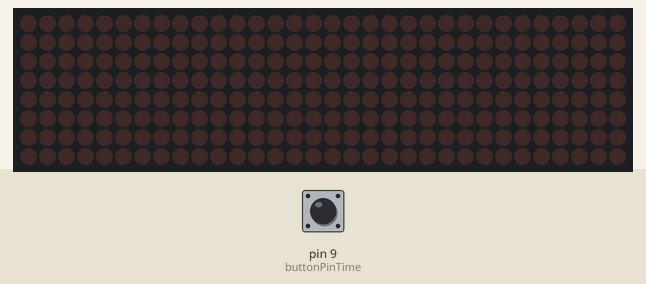
Simulated run of this sketch. Board: Arduino Uno, built with avr-gcc and run on an emulated ATmega328P. Parts: 32×8 LED matrix. The test bench sets the inputs (shaded band); at power-on: pin 9 (buttonPinTime) HIGH.

Above: at 1.2 s.
1.3 s: pin 9 (buttonPinTime) pulled LOW for 0.15 s
At 2.0 s:
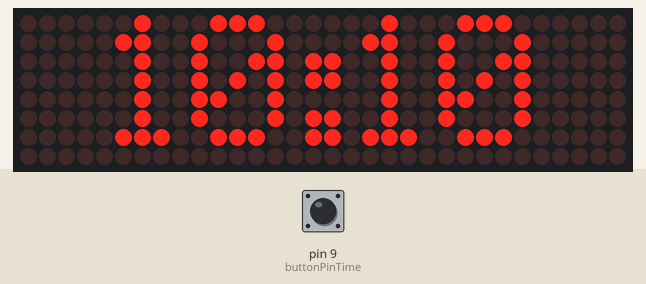
4.4 s: pin 9 (buttonPinTime) pulled LOW for 1 s
6.9 s: pin 9 (buttonPinTime) pulled LOW for 0.15 s
At 7.5 s:
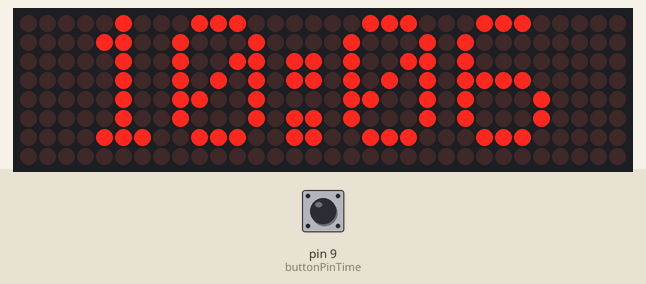
10.0 s: pin 9 (buttonPinTime) pulled LOW for 3.2 s
14.7 s: pin 9 (buttonPinTime) pulled LOW for 0.15 s
At 16.5 s:
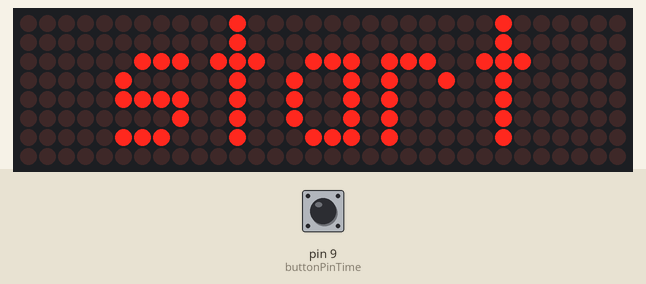
Timing chart, 0 to 18.0 s (numbered marks = the images above; inputs shaded):
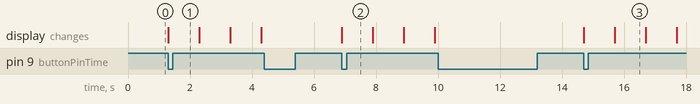

The sketch:

Test.ino
```cpp
#include <MD_Parola.h>
#include <MD_MAX72xx.h>
#include <SPI.h>
#include <Button.h>

#define HARDWARE_TYPE MD_MAX72XX::FC16_HW
#define MAX_DEVICES 4
#define CS_PIN 12

MD_Parola myDisplay = MD_Parola(HARDWARE_TYPE, CS_PIN, MAX_DEVICES);

unsigned long previousMillis = 0;
const long interval = 1000;  // Uppdateringsintervall (1 sekund)
int timeLeft = 610;          // Starta nedräkningen från 600 sekunder (10 minuter)

const int buttonPinTime = 9;

bool buttonpressed = false;

Button buttontime(buttonPinTime);

void setup() {
  myDisplay.begin();
  myDisplay.setIntensity(4);  // Sätt ljusstyrka
  myDisplay.displayClear();   // Rensa displayen

  buttontime.begin();
}

void loop() {
  unsigned long currentMillis = millis();

  if (buttontime.pressed()) {
    if (buttonpressed == true) {
      buttonpressed = false;
    }
    else if (buttonpressed == false) {
      buttonpressed = true;
    }
  }

  if (buttonpressed == true) {
    if (currentMillis - previousMillis >= interval && timeLeft >= 0) {
      previousMillis = currentMillis;

      // Beräkna minuter och sekunder
      int minutes = timeLeft / 60;
      int seconds = timeLeft % 60;

      // Formatera tiden som mm:ss
      char timeBuffer[6];
      sprintf(timeBuffer, "%02d:%02d", minutes, seconds);

      // Visa tiden på displayen
      myDisplay.displayText(timeBuffer, PA_CENTER, 0, 0, PA_PRINT, PA_NO_EFFECT);

      // Minska tiden med 1 sekund
      timeLeft--;
    }
    if (timeLeft == 600) {
      myDisplay.displayText("start", PA_CENTER, 0, 0, PA_PRINT, PA_NO_EFFECT);

    } else if (timeLeft == 0) {
      myDisplay.displayText("slut", PA_CENTER, 0, 0, PA_PRINT, PA_NO_EFFECT);

    }
  }

  // Uppdatera displayen
  myDisplay.displayAnimate();
}
```

Measured:
- after the input at 1.3 s, the display: changes at once (image 1)
- after the input at 4.4 s, every drawn part: stays the same
- after the input at 6.9 s, the display: changes at once (image 2)
- after the input at 10.0 s, every drawn part: stays the same
- after the input at 14.7 s, the display: first changes at once (image 3 shows a later state)
- what the display in image 3 shows lasts 1.0 s, from 15.7 s to 16.7 s
